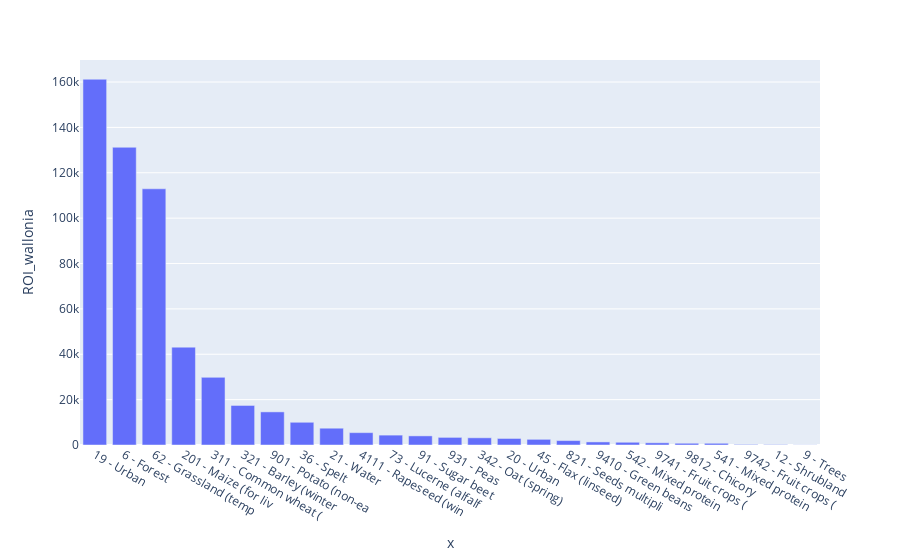

Notebook code cell kept with this figure:
### Markdown cell above
## Plot histogram

### Code cell
fig = px.bar(df,
        x=df.index.str.slice(start=0, stop=20),
        y=df.columns[0])

fig.show()

### Figure 1 — Plotly figure (JSON) as saved in the notebook; plotly's stock layout.template omitted (floating-point values rounded to 4 significant figures)
{"data": [{"alignmentgroup": "True", "hovertemplate": "x=%{x}<br>ROI_wallonia=%{y}<extra></extra>", "legendgroup": "", "marker": {"color": "#636efa", "pattern": {"shape": ""}}, "name": "", "offsetgroup": "", "orientation": "v", "showlegend": false, "textposition": "auto", "type": "bar", "x": ["19 - Urban", "6 - Forest", "62 - Grassland (temp", "201 - Maize (for liv", "311 - Common wheat (", "321 - Barley (winter", "901 - Potato (non-ea", "36 - Spelt", "21 - Water", "4111 - Rapeseed (win", "73 - Lucerne (alfalf", "91 - Sugar beet", "931 - Peas", "342 - Oat (spring)", "20 - Urban", "45 - Flax (linseed) ", "821 - Seeds multipli", "9410 - Green beans", "542 - Mixed protein ", "9741 - Fruit crops (", "9812 - Chicory", "541 - Mixed protein ", "9742 - Fruit crops (", "12 - Shrubland", "9 - Trees"], "xaxis": "x", "y": [161229, 131238, 112938, 43132, 29821, 17467, 14602, 10015, 7401, 5446, 4354, 4016, 3354, 3175, 2881, 2500, 1942, 1354, 1202, 968, 768, 753, 244, 172, 62], "yaxis": "y"}], "layout": {"barmode": "relative", "legend": {"tracegroupgap": 0}, "margin": {"t": 60}, "xaxis": {"anchor": "y", "domain": [0, 1], "title": {"text": "x"}}, "yaxis": {"anchor": "x", "domain": [0, 1], "title": {"text": "ROI_wallonia"}}}}
